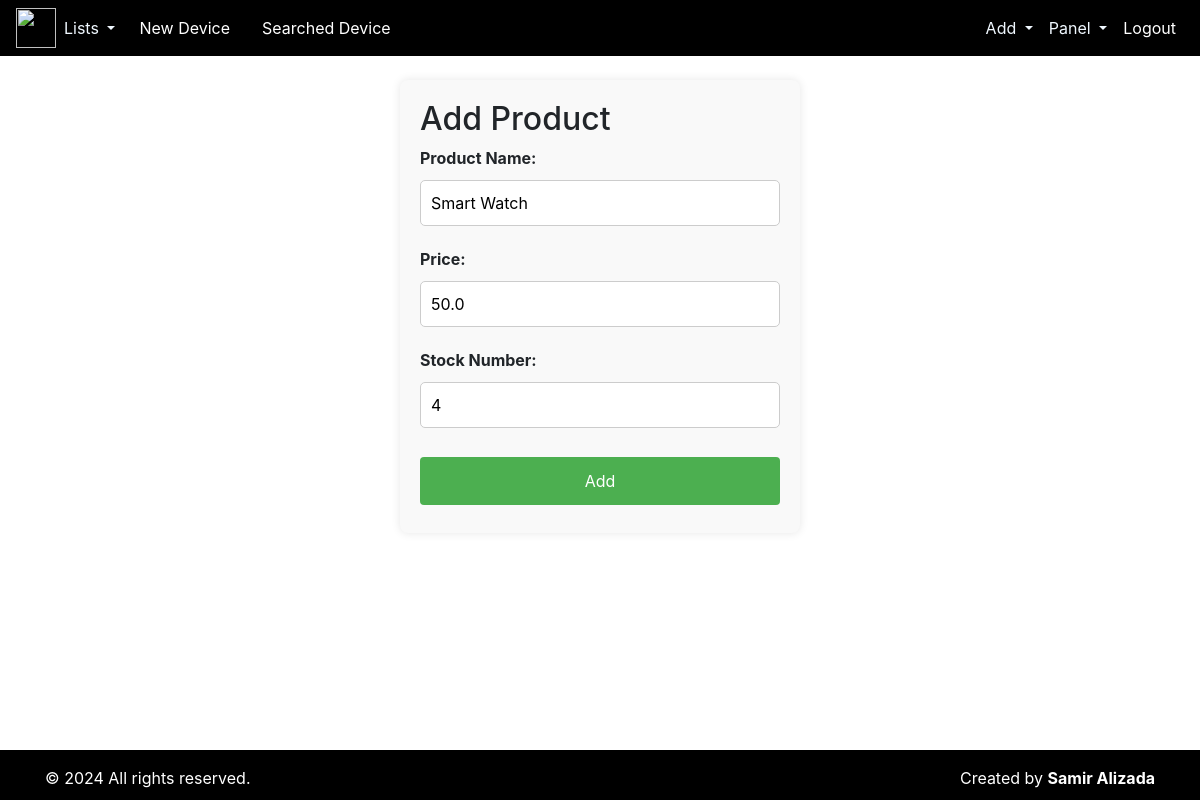
The app's page /update-product/6/ (signed in), older data.
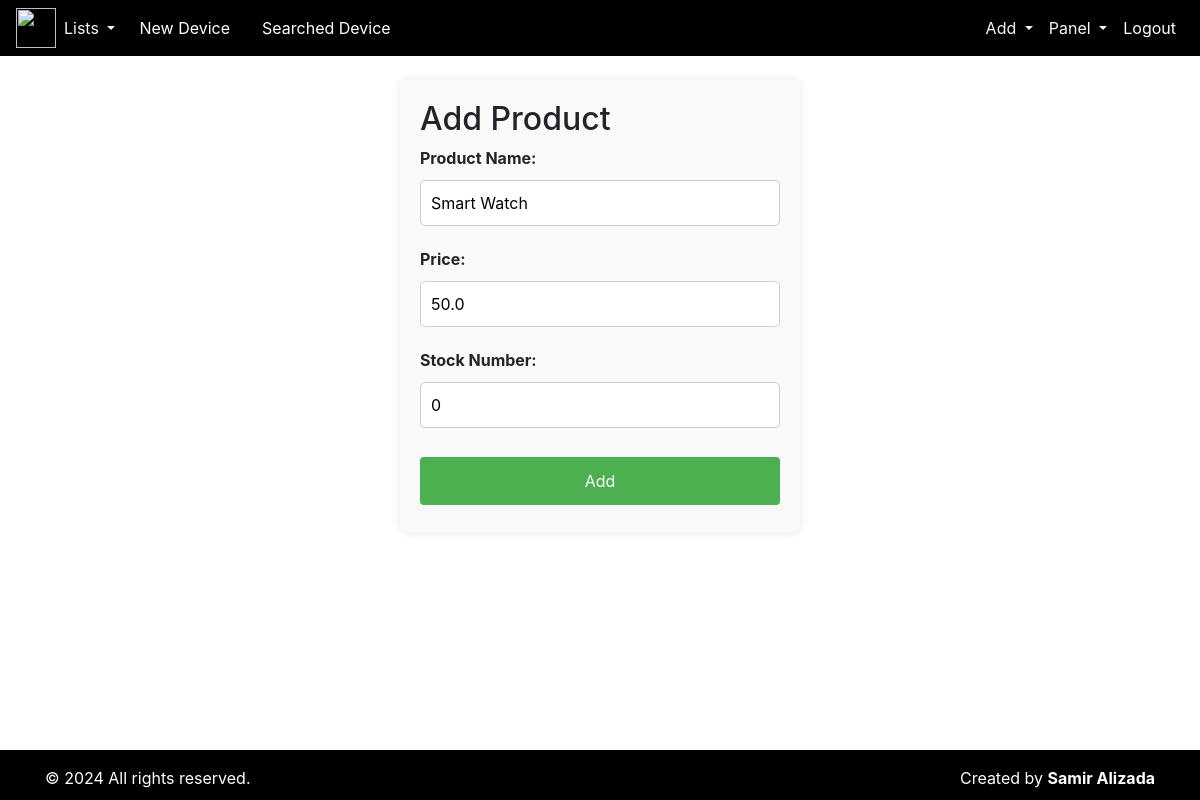
The same page, newer data.
### repair/models.py (models this page shows, shortened)
class Product(models.Model):
    product_name = models.CharField(max_length=100)
    price = models.FloatField()
    stock_number = models.IntegerField()

### repair/views.py (the view)
# urls.py: path('update-product/<int:pk>/', update_product, name='update_product'),
def update_product(request, pk):
    product = get_object_or_404(Product, pk=pk)
    form = ProductForm(instance=product)
    if request.method == 'POST':
        form = ProductForm(request.POST, instance=product)
        if form.is_valid():
            form.save()
            return redirect('product_panel')
    return render(request, 'product/update_product.html', {'form': form})

### repair/forms.py
class ProductForm(forms.ModelForm):
    class Meta:
        model = Product
        fields = ['product_name', 'price', 'stock_number']

### templates/product/update_product.html (shortened to what this page needs)
{% include "index.html" %}
{% block content %}
<form method="post">
    <h2>Add Product</h2>
    <div class="form-group">
        <label for="id_product_name">Product Name:</label>
        {{ form.product_name }}
    </div>
    <div class="form-group">
        <label for="id_date">Price:</label>
        {{ form.price }}
    </div>
    <div class="form-group">
        <label for="id_price">Stock Number:</label>
        {{ form.stock_number }}
    </div>
    <button type="submit">Add</button>
</form>
{% endblock content %}

Row changes from the older to the newer data that the page shows:
changed Product "Smart Watch": stock_number "4" → "0"
